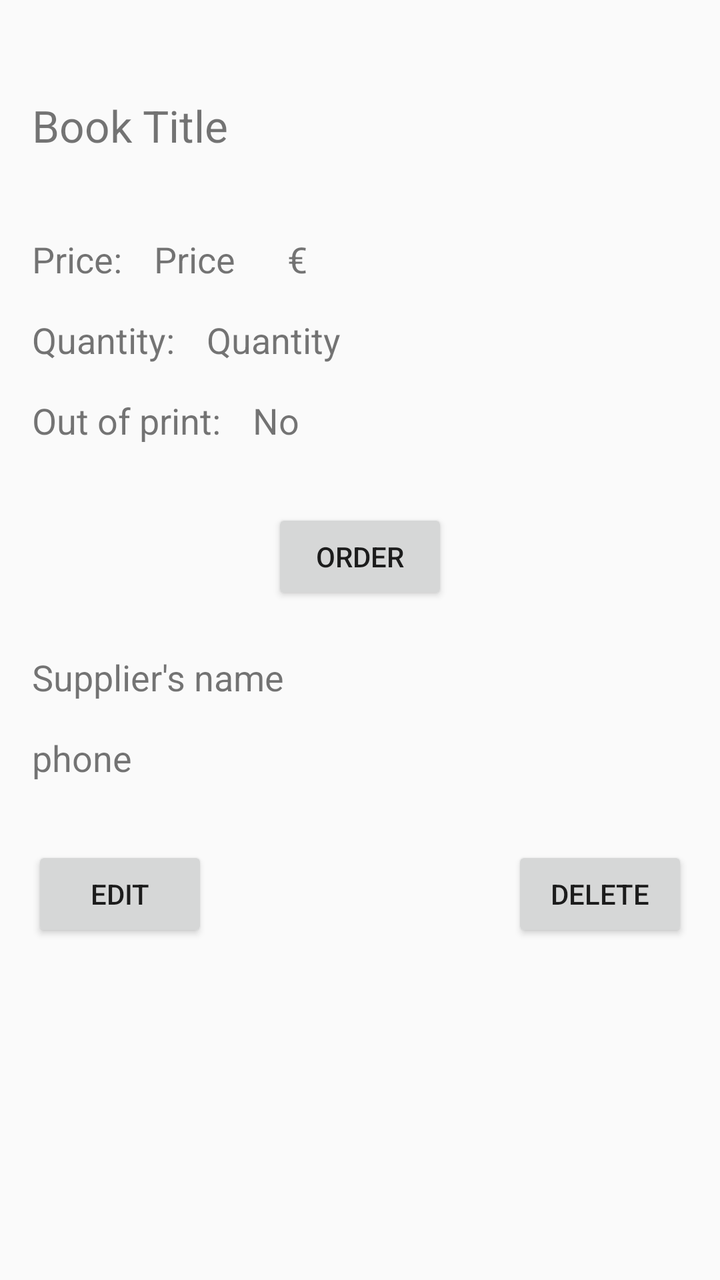
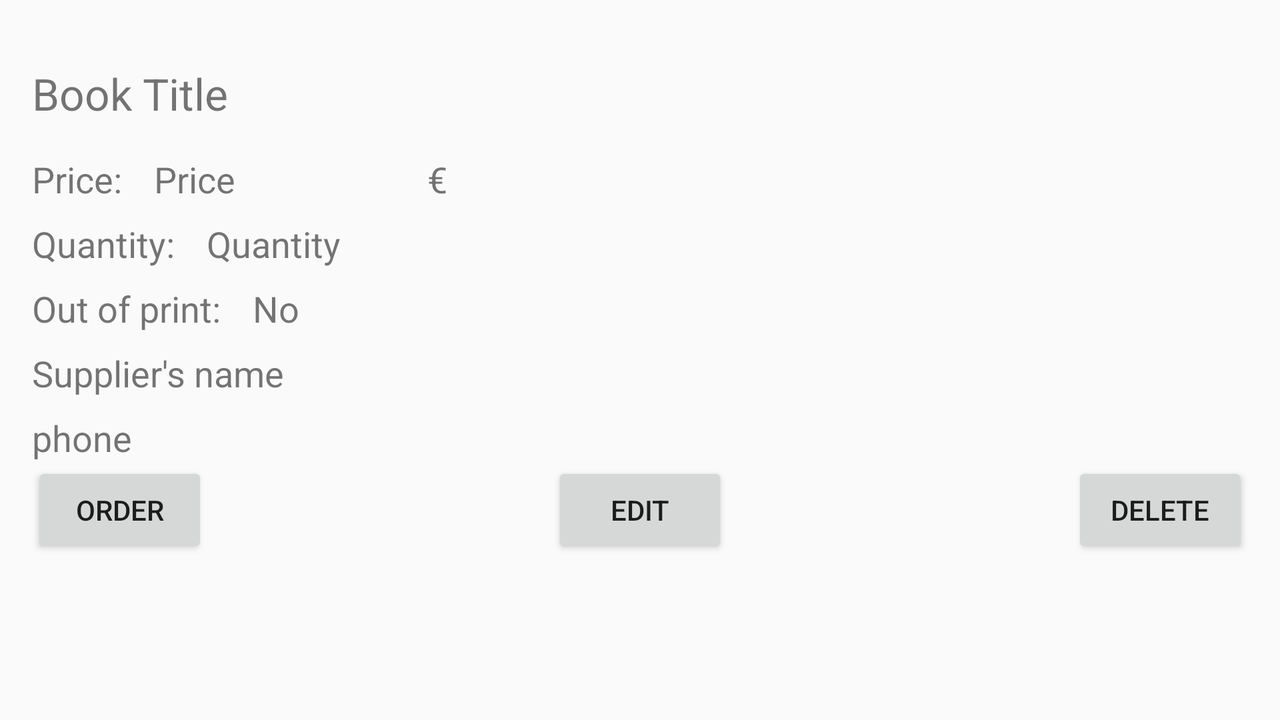

First picture: res/layout/ on a phone held upright. Second picture: the repository's own variant of that layout, on a device whose configuration matches the variant's folder. Source for both follows.
<!-- AndroidManifest.xml: application theme AppTheme -->
<!-- res/layout/activity_book_detail.xml -->
<?xml version="1.0" encoding="utf-8"?>
<LinearLayout xmlns:android="http://schemas.android.com/apk/res/android"
    xmlns:tools="http://schemas.android.com/tools"
    android:layout_width="match_parent"
    android:layout_height="match_parent"
    android:orientation="vertical"
    android:padding="16dp">

    <TextView
        android:id="@+id/detail_book_title"
        android:layout_width="match_parent"
        android:layout_height="wrap_content"
        android:layout_marginBottom="32dp"
        android:layout_marginTop="32dp"
        android:textSize="@dimen/book_title_text_size"
        tools:text="Book Title" />

    <LinearLayout
        android:layout_width="match_parent"
        android:layout_height="wrap_content"
        android:orientation="horizontal"
        android:layout_marginBottom="8dp"
        android:layout_marginTop="8dp">

        <TextView
            android:id="@+id/detail_book_price_label"
            android:layout_width="wrap_content"
            android:layout_height="wrap_content"
            android:layout_weight="0"
            android:layout_marginEnd="16dp"
            android:layout_marginRight="16dp"
            android:text="@string/price"
            android:textSize="@dimen/text_size" />

        <TextView
            android:id="@+id/detail_book_price"
            android:layout_width="0dp"
            android:layout_height="wrap_content"
            android:layout_weight="1"
            tools:text="Price"
            android:textSize="@dimen/text_size" />

        <TextView
            android:id="@+id/detail_currency"
            android:layout_width="0dp"
            android:layout_height="wrap_content"
            android:layout_weight="3"
            android:text="@string/currency_symbol"
            android:textSize="@dimen/text_size" />

    </LinearLayout>

    <LinearLayout
        android:layout_width="match_parent"
        android:layout_height="wrap_content"
        android:orientation="horizontal"
        android:layout_marginBottom="8dp"
        android:layout_marginTop="8dp">

        <TextView
            android:id="@+id/detail_book_quantity_label"
            android:layout_width="wrap_content"
            android:layout_height="wrap_content"
            android:layout_marginEnd="16dp"
            android:layout_marginRight="16dp"
            android:text="@string/quantity"
            android:textSize="@dimen/text_size"/>

        <TextView
            android:id="@+id/detail_book_quantity"
            android:layout_width="match_parent"
            android:layout_height="wrap_content"
            tools:text="Quantity"
            android:textSize="@dimen/text_size"/>

    </LinearLayout>

    <LinearLayout
        android:layout_width="match_parent"
        android:layout_height="wrap_content"
        android:orientation="horizontal"
        android:layout_marginBottom="16dp"
        android:layout_marginTop="8dp">

        <TextView
            android:id="@+id/detail_label_info_on_book_production"
            android:layout_width="wrap_content"
            android:layout_height="wrap_content"
            android:layout_marginEnd="16dp"
            android:layout_marginRight="16dp"
            android:text="@string/detail_out_of_print_text"
            android:textSize="@dimen/text_size" />

        <TextView
            android:id="@+id/detail_info_on_book_production"
            android:layout_width="wrap_content"
            android:layout_height="wrap_content"
            android:textSize="@dimen/text_size"
            tools:text="No"/>

    </LinearLayout>

    <Button
        android:id="@+id/order_button"
        android:layout_width="wrap_content"
        android:layout_height="wrap_content"
        android:layout_marginTop="16dp"
        android:layout_marginBottom="16dp"
        android:layout_gravity="center_horizontal"
        android:text="@string/order_button" />


    <TextView
            android:id="@+id/detail_supplier_name"
            android:layout_width="match_parent"
            android:layout_height="wrap_content"
            android:layout_marginBottom="8dp"
            android:layout_marginTop="8dp"
            android:textSize="@dimen/text_size"
            tools:text="Supplier\'s name" />

        <TextView
            android:id="@+id/detail_supplier_phone_number"
            android:layout_width="match_parent"
            android:layout_height="wrap_content"
            android:layout_marginBottom="16dp"
            android:layout_marginTop="8dp"
            android:textSize="@dimen/text_size"
            tools:text="phone" />

   <RelativeLayout
        android:layout_width="match_parent"
        android:layout_height="wrap_content"
        android:orientation="horizontal"
       android:layout_marginTop="16dp">


        <Button
            android:id="@+id/edit_book_button"
            android:layout_width="wrap_content"
            android:layout_height="wrap_content"
            android:layout_marginBottom="8dp"
            android:layout_gravity="center_horizontal"
            android:text="@string/edit_button" />

        <Button
            android:id="@+id/delete_book_button"
            android:layout_width="wrap_content"
            android:layout_height="wrap_content"
            android:layout_marginBottom="8dp"
            android:layout_alignParentRight="true"
            android:layout_alignParentEnd="true"
            android:text="@string/delete_button" />

    </RelativeLayout>

</LinearLayout>
<!-- resources referenced by this layout -->
<resources>
  <dimen name="book_title_text_size">22sp</dimen>
  <dimen name="text_size">18sp</dimen>
  <string name="currency_symbol" translatable="false">€</string>
  <string name="delete_button">Delete</string>
  <string name="detail_out_of_print_text">Out of print:</string>
  <string name="edit_button">Edit</string>
  <string name="order_button">Order</string>
  <string name="price">Price:</string>
  <string name="quantity">Quantity:</string>
  <style name="AppTheme" parent="Theme.AppCompat.Light.DarkActionBar">
          
          <item name="colorPrimary">@color/colorPrimary</item>
          <item name="colorPrimaryDark">@color/colorPrimaryDark</item>
          <item name="colorAccent">@color/colorAccent</item>
      </style>
  <color name="colorPrimary">#D81B60</color>
  <color name="colorPrimaryDark">#303F9F</color>
  <color name="colorAccent">#0288D1</color>
</resources>
<!-- res/layout-land/activity_book_detail.xml (the repository's variant of the layout above) -->
<!-- drawn on the phone turned sideways -->
<?xml version="1.0" encoding="utf-8"?>
<LinearLayout xmlns:android="http://schemas.android.com/apk/res/android"
    xmlns:tools="http://schemas.android.com/tools"
    android:layout_width="match_parent"
    android:layout_height="match_parent"
    android:orientation="vertical"
    android:padding="16dp">


        <TextView
            android:id="@+id/detail_book_title"
            android:layout_width="match_parent"
            android:layout_height="wrap_content"
            android:layout_marginBottom="16dp"
            android:layout_marginTop="16dp"
            android:textSize="@dimen/book_title_text_size"
            tools:text="Book Title" />

        <LinearLayout
            android:layout_width="match_parent"
            android:layout_height="wrap_content"
            android:orientation="horizontal"
            android:layout_marginBottom="8dp">

            <TextView
                android:id="@+id/detail_book_price_label"
                android:layout_width="wrap_content"
                android:layout_height="wrap_content"
                android:layout_weight="0"
                android:layout_marginEnd="16dp"
                android:layout_marginRight="16dp"
                android:text="@string/price"
                android:textSize="@dimen/text_size" />

            <TextView
                android:id="@+id/detail_book_price"
                android:layout_width="0dp"
                android:layout_height="wrap_content"
                android:layout_weight="1"
                tools:text="Price"
                android:textSize="@dimen/text_size" />

            <TextView
                android:id="@+id/detail_currency"
                android:layout_width="0dp"
                android:layout_height="wrap_content"
                android:layout_weight="3"
                android:text="@string/currency_symbol"
                android:textSize="@dimen/text_size" />

        </LinearLayout>

        <LinearLayout
            android:layout_width="match_parent"
            android:layout_height="wrap_content"
            android:orientation="horizontal"
            android:layout_marginBottom="8dp">

            <TextView
                android:id="@+id/detail_book_quantity_label"
                android:layout_width="wrap_content"
                android:layout_height="wrap_content"
                android:layout_marginEnd="16dp"
                android:layout_marginRight="16dp"
                android:text="@string/quantity"
                android:textSize="@dimen/text_size"/>

            <TextView
                android:id="@+id/detail_book_quantity"
                android:layout_width="match_parent"
                android:layout_height="wrap_content"
                tools:text="Quantity"
                android:textSize="@dimen/text_size"/>

        </LinearLayout>

        <LinearLayout
            android:layout_width="match_parent"
            android:layout_height="wrap_content"
            android:orientation="horizontal"
            android:layout_marginBottom="8dp">

            <TextView
                android:id="@+id/detail_label_info_on_book_production"
                android:layout_width="wrap_content"
                android:layout_height="wrap_content"
                android:layout_marginEnd="16dp"
                android:layout_marginRight="16dp"
                android:text="@string/detail_out_of_print_text"
                android:textSize="@dimen/text_size" />

            
            <TextView
                android:id="@+id/detail_info_on_book_production"
                android:layout_width="wrap_content"
                android:layout_height="wrap_content"
                android:textSize="@dimen/text_size"
                tools:text="No"/>

        </LinearLayout>



        <TextView
            android:id="@+id/detail_supplier_name"
            android:layout_width="match_parent"
            android:layout_height="wrap_content"
            android:layout_marginBottom="8dp"
            android:textSize="@dimen/text_size"
            tools:text="Supplier\'s name" />

        <TextView
            android:id="@+id/detail_supplier_phone_number"
            android:layout_width="match_parent"
            android:layout_height="wrap_content"
            android:textSize="@dimen/text_size"
            tools:text="phone" />


    <RelativeLayout
        android:layout_width="match_parent"
        android:layout_height="wrap_content"
        android:orientation="horizontal">

        <Button
            android:id="@+id/order_button"
            android:layout_width="wrap_content"
            android:layout_height="wrap_content"
            android:layout_marginBottom="8dp"
            android:text="@string/order_button" />

        <Button
            android:id="@+id/edit_book_button"
            android:layout_width="wrap_content"
            android:layout_height="wrap_content"
            android:layout_centerHorizontal="true"
            android:layout_marginBottom="8dp"
            android:text="@string/edit_button" />

        <Button
            android:id="@+id/delete_book_button"
            android:layout_width="wrap_content"
            android:layout_height="wrap_content"
            android:layout_alignParentEnd="true"
            android:layout_alignParentRight="true"
            android:layout_marginBottom="8dp"
            android:text="@string/delete_button" />


    </RelativeLayout>

</LinearLayout>
